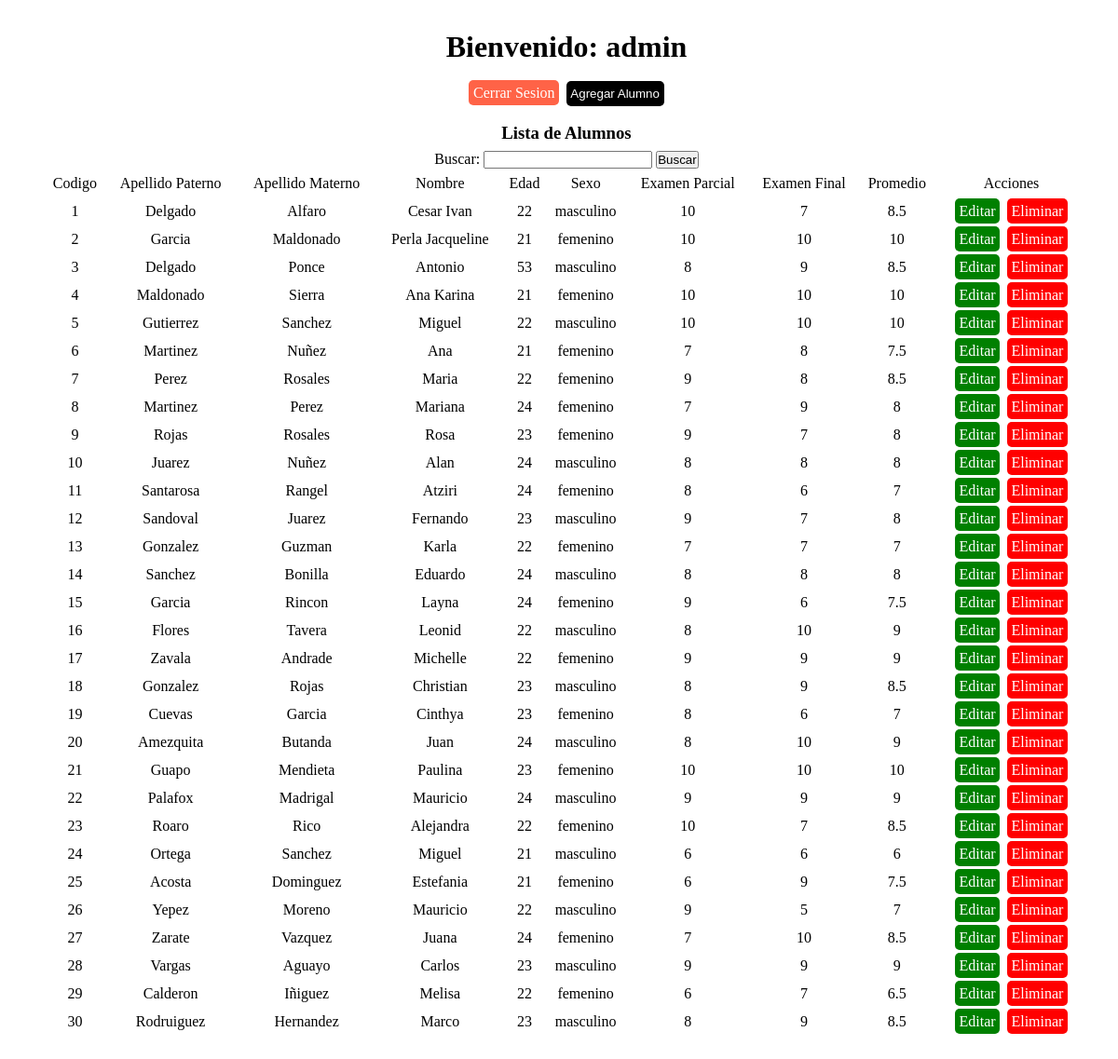
Screenshot of /index.php (signed in) with the database file from the repository.
### tables this page shows
CREATE TABLE IF NOT EXISTS `alumno` (
`id_alumno` int(11) NOT NULL,
  `ap_paterno` varchar(50) NOT NULL,
  `ap_materno` varchar(50) NOT NULL,
  `nombre` varchar(50) NOT NULL,
  `edad` int(100) NOT NULL,
  `sexo` varchar(10) NOT NULL,
  `ex_parcial` int(11) NOT NULL,
  `ex_final` int(11) NOT NULL
);

### index.php (the view, shortened to what this page needs)
<?php
if (!isset($_SESSION["nombre"])) {
    header("location: login.php");
} elseif (isset($_SESSION["nombre"])) {
    include 'model/conexion.php';
    $sentencia = $bd->query("SELECT * FROM alumno");
    $alumnos = $sentencia->fetchAll(PDO::FETCH_OBJ);
} else {
    echo "Error";
}
?>
<!DOCTYPE html>
<html lang="en">
<head>
    <link rel="stylesheet" href="style.css">
</head>
<body>
    <center>
        <div id="bajar" class="alumnos">
            <div class="cabecera">
                <h1>Bienvenido: <?php echo $_SESSION["nombre"]; ?></h1>
                <a class="a_cerrar" href="cerrar.php">Cerrar Sesion</a>
                <button id="btnAgregar">Agregar Alumno</button>
                <h3>Lista de Alumnos</h3>
                <form action="buscar.php" method="post">
                    <label for="txtbuscar">Buscar: </label>
                    <input type="search" name="txtbuscar" id="">
                    <input type="submit" value="Buscar" name="buscar">
                </form>
            </div>
            <table class="tb-lista">
                <tr>
                    <td>Codigo</td>
                    <td>Apellido Paterno</td>
                    <td>Apellido Materno</td>
                    <td>Nombre</td>
                    <td>Edad</td>
                    <td>Sexo</td>
                    <td>Examen Parcial</td>
                    <td>Examen Final</td>
                    <td>Promedio</td>
                    <td>Acciones</td>
                </tr>
                <?php
                foreach ($alumnos as $dato) {
                ?>
                    <tr>
                        <td><?php echo $dato->id_alumno ?></td>
                        <td><?php echo $dato->ap_paterno ?></td>
                        <td><?php echo $dato->ap_materno ?></td>
                        <td><?php echo $dato->nombre ?></td>
                        <td><?php echo $dato->edad ?></td>
                        <td><?php echo $dato->sexo ?></td>
                        <td><?php echo $dato->ex_parcial ?></td>
                        <td><?php echo $dato->ex_final ?></td>
                        <td><?php echo ($dato->ex_final + $dato->ex_parcial) / 2 ?></td>
                        <td><a class="a_editar" href="editar.php?id=<?php echo $dato->id_alumno; ?>">Editar</a>
                            <a class="a_eliminar" href="eliminar.php?id=<?php echo $dato->id_alumno; ?>">Eliminar</a>
                        </td>
                    </tr>
                <?php
                }
                ?>
            </table>
        </div>
    </center>
</body>
</html>

### style.css (style rules this page uses)
* { padding: 0; margin: 0; box-sizing: border-box; }
.alumnos { position: relative; height: 100vh; padding: 2rem; overflow-y: scroll; margin-left: 1rem; }
.alumnos h1 { margin: 0rem 0rem 1rem 0rem; }
.alumnos h3 { margin: 1rem 0rem 0.5rem 0rem; }
.tb-lista { width: 100%; text-align: center; }
.tb-lista tr td { padding: 5px 0px; }
.a_editar, .a_eliminar, .a_cerrar { text-decoration: none; color: white; margin: 0.1rem; padding: 0.3rem; border-radius: 5px; }
#btnAgregar { text-decoration: none; color: white; margin: 0.1rem; padding: 0.4rem 0.3rem; cursor: pointer; border-radius: 5px; background-color: black; border: none; }
.a_editar { background-color: green; }
.a_eliminar { background-color: red; }
.a_cerrar { background-color: tomato; margin-bottom: 1rem; }

### rows the page displays
alumno: id_alumno "1", ap_paterno "Delgado", ap_materno "Alfaro", nombre "Cesar Ivan", edad "22", sexo "masculino", ex_parcial "10", ex_final "7", ($dato->ex_final + $dato->ex_parcial) / 2 "8.5"
alumno: id_alumno "2", ap_paterno "Garcia", ap_materno "Maldonado", nombre "Perla Jacqueline", edad "21", sexo "femenino", ex_parcial "10", ex_final "10", ($dato->ex_final + $dato->ex_parcial) / 2 "10"
alumno: id_alumno "3", ap_paterno "Delgado", ap_materno "Ponce", nombre "Antonio", edad "53", sexo "masculino", ex_parcial "8", ex_final "9", ($dato->ex_final + $dato->ex_parcial) / 2 "8.5"
alumno: id_alumno "4", ap_paterno "Maldonado", ap_materno "Sierra", nombre "Ana Karina", edad "21", sexo "femenino", ex_parcial "10", ex_final "10", ($dato->ex_final + $dato->ex_parcial) / 2 "10"
alumno: id_alumno "5", ap_paterno "Gutierrez", ap_materno "Sanchez", nombre "Miguel", edad "22", sexo "masculino", ex_parcial "10", ex_final "10", ($dato->ex_final + $dato->ex_parcial) / 2 "10"
alumno: id_alumno "6", ap_paterno "Martinez", ap_materno "Nuñez", nombre "Ana", edad "21", sexo "femenino", ex_parcial "7", ex_final "8", ($dato->ex_final + $dato->ex_parcial) / 2 "7.5"
alumno: id_alumno "7", ap_paterno "Perez", ap_materno "Rosales", nombre "Maria", edad "22", sexo "femenino", ex_parcial "9", ex_final "8", ($dato->ex_final + $dato->ex_parcial) / 2 "8.5"
alumno: id_alumno "8", ap_paterno "Martinez", ap_materno "Perez", nombre "Mariana", edad "24", sexo "femenino", ex_parcial "7", ex_final "9", ($dato->ex_final + $dato->ex_parcial) / 2 "8"
alumno: id_alumno "9", ap_paterno "Rojas", ap_materno "Rosales", nombre "Rosa", edad "23", sexo "femenino", ex_parcial "9", ex_final "7", ($dato->ex_final + $dato->ex_parcial) / 2 "8"
alumno: id_alumno "10", ap_paterno "Juarez", ap_materno "Nuñez", nombre "Alan", edad "24", sexo "masculino", ex_parcial "8", ex_final "8", ($dato->ex_final + $dato->ex_parcial) / 2 "8"
alumno: id_alumno "11", ap_paterno "Santarosa", ap_materno "Rangel", nombre "Atziri", edad "24", sexo "femenino", ex_parcial "8", ex_final "6", ($dato->ex_final + $dato->ex_parcial) / 2 "7"
alumno: id_alumno "12", ap_paterno "Sandoval", ap_materno "Juarez", nombre "Fernando", edad "23", sexo "masculino", ex_parcial "9", ex_final "7", ($dato->ex_final + $dato->ex_parcial) / 2 "8"
alumno: id_alumno "13", ap_paterno "Gonzalez", ap_materno "Guzman", nombre "Karla", edad "22", sexo "femenino", ex_parcial "7", ex_final "7", ($dato->ex_final + $dato->ex_parcial) / 2 "7"
alumno: id_alumno "14", ap_paterno "Sanchez", ap_materno "Bonilla", nombre "Eduardo", edad "24", sexo "masculino", ex_parcial "8", ex_final "8", ($dato->ex_final + $dato->ex_parcial) / 2 "8"
alumno: id_alumno "15", ap_paterno "Garcia", ap_materno "Rincon", nombre "Layna", edad "24", sexo "femenino", ex_parcial "9", ex_final "6", ($dato->ex_final + $dato->ex_parcial) / 2 "7.5"
alumno: id_alumno "16", ap_paterno "Flores", ap_materno "Tavera", nombre "Leonid", edad "22", sexo "masculino", ex_parcial "8", ex_final "10", ($dato->ex_final + $dato->ex_parcial) / 2 "9"
alumno: id_alumno "17", ap_paterno "Zavala", ap_materno "Andrade", nombre "Michelle", edad "22", sexo "femenino", ex_parcial "9", ex_final "9", ($dato->ex_final + $dato->ex_parcial) / 2 "9"
alumno: id_alumno "18", ap_paterno "Gonzalez", ap_materno "Rojas", nombre "Christian", edad "23", sexo "masculino", ex_parcial "8", ex_final "9", ($dato->ex_final + $dato->ex_parcial) / 2 "8.5"
alumno: id_alumno "19", ap_paterno "Cuevas", ap_materno "Garcia", nombre "Cinthya", edad "23", sexo "femenino", ex_parcial "8", ex_final "6", ($dato->ex_final + $dato->ex_parcial) / 2 "7"
alumno: id_alumno "20", ap_paterno "Amezquita", ap_materno "Butanda", nombre "Juan", edad "24", sexo "masculino", ex_parcial "8", ex_final "10", ($dato->ex_final + $dato->ex_parcial) / 2 "9"
alumno: id_alumno "21", ap_paterno "Guapo", ap_materno "Mendieta", nombre "Paulina", edad "23", sexo "femenino", ex_parcial "10", ex_final "10", ($dato->ex_final + $dato->ex_parcial) / 2 "10"
alumno: id_alumno "22", ap_paterno "Palafox", ap_materno "Madrigal", nombre "Mauricio", edad "24", sexo "masculino", ex_parcial "9", ex_final "9", ($dato->ex_final + $dato->ex_parcial) / 2 "9"
alumno: id_alumno "23", ap_paterno "Roaro", ap_materno "Rico", nombre "Alejandra", edad "22", sexo "femenino", ex_parcial "10", ex_final "7", ($dato->ex_final + $dato->ex_parcial) / 2 "8.5"
alumno: id_alumno "24", ap_paterno "Ortega", ap_materno "Sanchez", nombre "Miguel", edad "21", sexo "masculino", ex_parcial "6", ex_final "6", ($dato->ex_final + $dato->ex_parcial) / 2 "6"
alumno: id_alumno "25", ap_paterno "Acosta", ap_materno "Dominguez", nombre "Estefania", edad "21", sexo "femenino", ex_parcial "6", ex_final "9", ($dato->ex_final + $dato->ex_parcial) / 2 "7.5"
alumno: id_alumno "26", ap_paterno "Yepez", ap_materno "Moreno", nombre "Mauricio", edad "22", sexo "masculino", ex_parcial "9", ex_final "5", ($dato->ex_final + $dato->ex_parcial) / 2 "7"
alumno: id_alumno "27", ap_paterno "Zarate", ap_materno "Vazquez", nombre "Juana", edad "24", sexo "femenino", ex_parcial "7", ex_final "10", ($dato->ex_final + $dato->ex_parcial) / 2 "8.5"
alumno: id_alumno "28", ap_paterno "Vargas", ap_materno "Aguayo", nombre "Carlos", edad "23", sexo "masculino", ex_parcial "9", ex_final "9", ($dato->ex_final + $dato->ex_parcial) / 2 "9"
alumno: id_alumno "29", ap_paterno "Calderon", ap_materno "Iñiguez", nombre "Melisa", edad "22", sexo "femenino", ex_parcial "6", ex_final "7", ($dato->ex_final + $dato->ex_parcial) / 2 "6.5"
alumno: id_alumno "30", ap_paterno "Rodruiguez", ap_materno "Hernandez", nombre "Marco", edad "23", sexo "masculino", ex_parcial "8", ex_final "9", ($dato->ex_final + $dato->ex_parcial) / 2 "8.5"

### other values shown
$_SESSION["nombre"] "admin"
